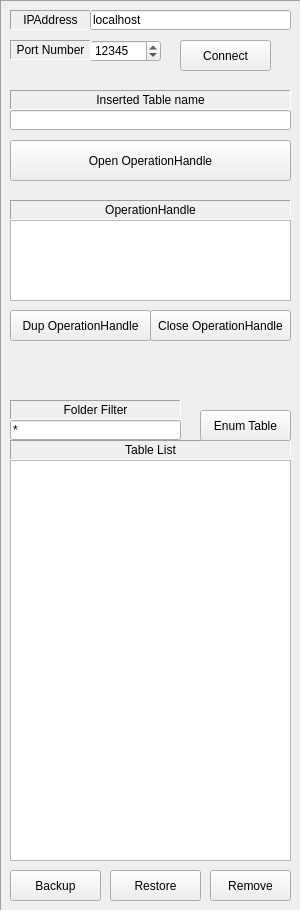
   <widget class="QFrame" name="frame">
    <property name="geometry">
     <rect>
      <x>0</x>
      <y>10</y>
      <width>301</width>
      <height>911</height>
     </rect>
    </property>
    <property name="frameShape">
     <enum>QFrame::Panel</enum>
    </property>
    <property name="frameShadow">
     <enum>QFrame::Sunken</enum>
    </property>
    <widget class="QLabel" name="label">
     <property name="geometry">
      <rect>
       <x>10</x>
       <y>10</y>
       <width>81</width>
       <height>20</height>
      </rect>
     </property>
     <property name="frameShape">
      <enum>QFrame::Panel</enum>
     </property>
     <property name="frameShadow">
      <enum>QFrame::Sunken</enum>
     </property>
     <property name="text">
      <string>IPAddress</string>
     </property>
     <property name="alignment">
      <set>Qt::AlignCenter</set>
     </property>
    </widget>
    <widget class="QSpinBox" name="spinBoxPortNumber">
     <property name="geometry">
      <rect>
       <x>90</x>
       <y>40</y>
       <width>71</width>
       <height>22</height>
      </rect>
     </property>
     <property name="maximum">
      <number>65535</number>
     </property>
     <property name="value">
      <number>12345</number>
     </property>
    </widget>
    <widget class="QPushButton" name="pushButtonConnect">
     <property name="geometry">
      <rect>
       <x>180</x>
       <y>40</y>
       <width>91</width>
       <height>31</height>
      </rect>
     </property>
     <property name="text">
      <string>Connect</string>
     </property>
    </widget>
    <widget class="QLabel" name="label_2">
     <property name="geometry">
      <rect>
       <x>10</x>
       <y>40</y>
       <width>81</width>
       <height>20</height>
      </rect>
     </property>
     <property name="frameShape">
      <enum>QFrame::Panel</enum>
     </property>
     <property name="frameShadow">
      <enum>QFrame::Sunken</enum>
     </property>
     <property name="text">
      <string>Port Number</string>
     </property>
     <property name="alignment">
      <set>Qt::AlignCenter</set>
     </property>
    </widget>
    <widget class="QLineEdit" name="lineEditIPAddress">
     <property name="geometry">
      <rect>
       <x>90</x>
       <y>10</y>
       <width>201</width>
       <height>20</height>
      </rect>
     </property>
     <property name="text">
      <string>localhost</string>
     </property>
    </widget>
    <widget class="QListWidget" name="listWidgetOperationalHandleList">
     <property name="geometry">
      <rect>
       <x>10</x>
       <y>220</y>
       <width>281</width>
       <height>81</height>
      </rect>
     </property>
    </widget>
    <widget class="QLabel" name="label_3">
     <property name="geometry">
      <rect>
       <x>10</x>
       <y>200</y>
       <width>281</width>
       <height>20</height>
      </rect>
     </property>
     <property name="frameShape">
      <enum>QFrame::Panel</enum>
     </property>
     <property name="frameShadow">
      <enum>QFrame::Sunken</enum>
     </property>
     <property name="text">
      <string>OperationHandle</string>
     </property>
     <property name="alignment">
      <set>Qt::AlignCenter</set>
     </property>
    </widget>
    <widget class="QPushButton" name="pushButtonOpenXMLOperation">
     <property name="geometry">
      <rect>
       <x>10</x>
       <y>140</y>
       <width>281</width>
       <height>41</height>
      </rect>
     </property>
     <property name="text">
      <string>Open OperationHandle</string>
     </property>
    </widget>
    <widget class="QPushButton" name="pushButtonClose">
     <property name="geometry">
      <rect>
       <x>150</x>
       <y>310</y>
       <width>141</width>
       <height>31</height>
      </rect>
     </property>
     <property name="text">
      <string>Close OperationHandle</string>
     </property>
    </widget>
    <widget class="QPushButton" name="pushButtonDup">
     <property name="geometry">
      <rect>
       <x>10</x>
       <y>310</y>
       <width>141</width>
       <height>31</height>
      </rect>
     </property>
     <property name="text">
      <string>Dup OperationHandle</string>
     </property>
    </widget>
    <widget class="QLineEdit" name="lineEditTableStr">
     <property name="geometry">
      <rect>
       <x>10</x>
       <y>110</y>
       <width>281</width>
       <height>20</height>
      </rect>
     </property>
    </widget>
    <widget class="QLabel" name="label_5">
     <property name="geometry">
      <rect>
       <x>10</x>
       <y>90</y>
       <width>281</width>
       <height>20</height>
      </rect>
     </property>
     <property name="frameShape">
      <enum>QFrame::Panel</enum>
     </property>
     <property name="frameShadow">
      <enum>QFrame::Sunken</enum>
     </property>
     <property name="text">
      <string>Inserted Table name</string>
     </property>
     <property name="alignment">
      <set>Qt::AlignCenter</set>
     </property>
    </widget>
    <widget class="QLabel" name="label_38">
     <property name="geometry">
      <rect>
       <x>10</x>
       <y>440</y>
       <width>281</width>
       <height>20</height>
      </rect>
     </property>
     <property name="frameShape">
      <enum>QFrame::Panel</enum>
     </property>
     <property name="frameShadow">
      <enum>QFrame::Sunken</enum>
     </property>
     <property name="text">
      <string>Table List</string>
     </property>
     <property name="alignment">
      <set>Qt::AlignCenter</set>
     </property>
    </widget>
    <widget class="QListWidget" name="listWidgetTableList">
     <property name="geometry">
      <rect>
       <x>10</x>
       <y>460</y>
       <width>281</width>
       <height>401</height>
      </rect>
     </property>
     <property name="selectionMode">
      <enum>QAbstractItemView::MultiSelection</enum>
     </property>
     <property name="selectionBehavior">
      <enum>QAbstractItemView::SelectRows</enum>
     </property>
     <property name="wordWrap">
      <bool>true</bool>
     </property>
    </widget>
    <widget class="QPushButton" name="pushButtonEnumTable">
     <property name="geometry">
      <rect>
       <x>200</x>
       <y>410</y>
       <width>91</width>
       <height>31</height>
      </rect>
     </property>
     <property name="text">
      <string>Enum Table</string>
     </property>
    </widget>
    <widget class="QLabel" name="label_39">
     <property name="geometry">
      <rect>
       <x>10</x>
       <y>400</y>
       <width>171</width>
       <height>20</height>
      </rect>
     </property>
     <property name="frameShape">
      <enum>QFrame::Panel</enum>
     </property>
     <property name="frameShadow">
      <enum>QFrame::Sunken</enum>
     </property>
     <property name="text">
      <string>Folder Filter</string>
     </property>
     <property name="alignment">
      <set>Qt::AlignCenter</set>
     </property>
    </widget>
    <widget class="QLineEdit" name="lineEditEnumTableFilter">
     <property name="geometry">
      <rect>
       <x>10</x>
       <y>420</y>
       <width>171</width>
       <height>20</height>
      </rect>
     </property>
     <property name="text">
      <string>*</string>
     </property>
    </widget>
    <widget class="QPushButton" name="pushButtonBackup">
     <property name="geometry">
      <rect>
       <x>10</x>
       <y>870</y>
       <width>91</width>
       <height>31</height>
      </rect>
     </property>
     <property name="text">
      <string>Backup</string>
     </property>
    </widget>
    <widget class="QPushButton" name="pushButtonRestore">
     <property name="geometry">
      <rect>
       <x>110</x>
       <y>870</y>
       <width>91</width>
       <height>31</height>
      </rect>
     </property>
     <property name="text">
      <string>Restore</string>
     </property>
    </widget>
    <widget class="QPushButton" name="pushButtonRemove">
     <property name="geometry">
      <rect>
       <x>210</x>
       <y>870</y>
       <width>81</width>
       <height>31</height>
      </rect>
     </property>
     <property name="text">
      <string>Remove</string>
     </property>
    </widget>
   </widget>
